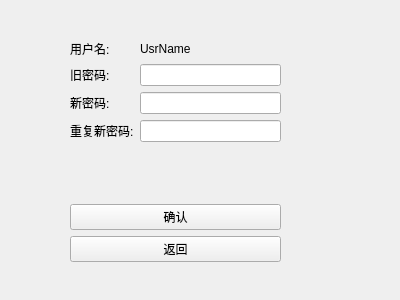
<?xml version="1.0" encoding="UTF-8"?>
<ui version="4.0">
 <class>ModifyUsrPWD</class>
 <widget class="QWidget" name="ModifyUsrPWD">
  <property name="windowModality">
   <enum>Qt::ApplicationModal</enum>
  </property>
  <property name="geometry">
   <rect>
    <x>0</x>
    <y>0</y>
    <width>400</width>
    <height>300</height>
   </rect>
  </property>
  <property name="windowTitle">
   <string>Form</string>
  </property>
  <widget class="QWidget" name="formLayoutWidget">
   <property name="geometry">
    <rect>
     <x>60</x>
     <y>30</y>
     <width>231</width>
     <height>242</height>
    </rect>
   </property>
   <layout class="QFormLayout" name="formLayout">
    <property name="leftMargin">
     <number>10</number>
    </property>
    <property name="topMargin">
     <number>10</number>
    </property>
    <property name="rightMargin">
     <number>10</number>
    </property>
    <property name="bottomMargin">
     <number>10</number>
    </property>
    <item row="1" column="0">
     <widget class="QLabel" name="label_4">
      <property name="text">
       <string>旧密码:</string>
      </property>
     </widget>
    </item>
    <item row="2" column="0">
     <widget class="QLabel" name="label_3">
      <property name="text">
       <string>新密码:</string>
      </property>
     </widget>
    </item>
    <item row="4" column="0">
     <spacer name="verticalSpacer">
      <property name="orientation">
       <enum>Qt::Vertical</enum>
      </property>
      <property name="sizeHint" stdset="0">
       <size>
        <width>20</width>
        <height>40</height>
       </size>
      </property>
     </spacer>
    </item>
    <item row="7" column="0" colspan="2">
     <widget class="QPushButton" name="pbBack">
      <property name="text">
       <string>返回</string>
      </property>
     </widget>
    </item>
    <item row="0" column="0">
     <widget class="QLabel" name="label">
      <property name="text">
       <string>用户名:</string>
      </property>
     </widget>
    </item>
    <item row="0" column="1">
     <widget class="QLabel" name="lbUsrName">
      <property name="text">
       <string>UsrName</string>
      </property>
     </widget>
    </item>
    <item row="1" column="1">
     <widget class="QLineEdit" name="leOldPWD"/>
    </item>
    <item row="2" column="1">
     <widget class="QLineEdit" name="leNewPWD"/>
    </item>
    <item row="6" column="0" colspan="2">
     <widget class="QPushButton" name="pbModifyLevel">
      <property name="text">
       <string>确认</string>
      </property>
     </widget>
    </item>
    <item row="4" column="1">
     <spacer name="horizontalSpacer">
      <property name="orientation">
       <enum>Qt::Horizontal</enum>
      </property>
      <property name="sizeHint" stdset="0">
       <size>
        <width>40</width>
        <height>20</height>
       </size>
      </property>
     </spacer>
    </item>
    <item row="3" column="0">
     <widget class="QLabel" name="label_5">
      <property name="text">
       <string>重复新密码:</string>
      </property>
     </widget>
    </item>
    <item row="3" column="1">
     <widget class="QLineEdit" name="leNewPWDRepeat"/>
    </item>
   </layout>
  </widget>
 </widget>
 <resources/>
 <connections/>
</ui>
